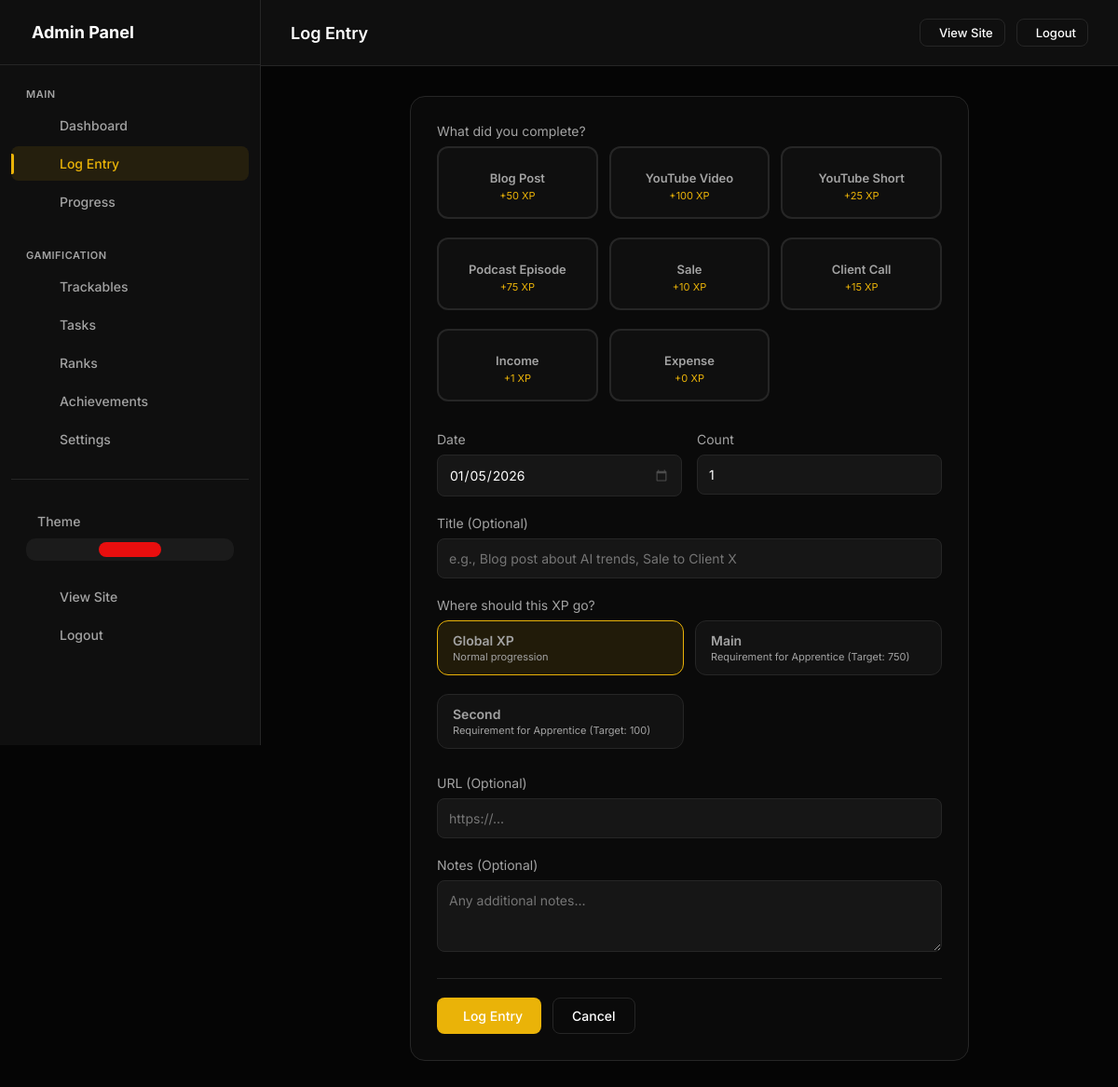
Page /admin/log (signed in) on the committed database.
### models.py (models this page shows, shortened)
class TrackableType(db.Model):
    __tablename__ = 'trackable_types'
    id = db.Column(db.Integer, primary_key=True)
    user_id = db.Column(db.Integer, db.ForeignKey('users.id'), nullable=False, index=True)
    name = db.Column(db.String(100), nullable=False)  # "Blog Post", "YouTube Short", "Sale", etc.
    slug = db.Column(db.String(100), nullable=False)  # "blog_post", "youtube_short", "sale"
    description = db.Column(db.String(500))
    category = db.Column(db.String(50), default='content')  # 'content', 'task', 'metric', 'sales', 'finance'
    xp_per_unit = db.Column(db.Integer, default=10)  # Base XP earned per item
    xp_mode = db.Column(db.String(20), default='fixed')  # 'fixed', 'value_based', 'tiered'
    xp_multiplier = db.Column(db.Float, default=1.0)
    tiers_config = db.Column(db.Text)  # JSON: [{"name": "Bronze", "min": 0, "xp": 10}, {"name": "Silver", "min": 100, "xp": 50}]
    track_value = db.Column(db.Boolean, default=False)  # Track monetary/numeric value?
    value_label = db.Column(db.String(50), default='Value')  # "Price", "Amount", "Revenue", etc.
    value_prefix = db.Column(db.String(10), default='$')  # Currency symbol or unit
    value_suffix = db.Column(db.String(10), default='')  # e.g., "hrs", "units"
    icon = db.Column(db.String(50), default='ph-star')  # Phosphor icon name
    color = db.Column(db.String(20), default='#0ea5e9')  # Hex color
    emoji = db.Column(db.String(10))  # Optional emoji
    is_countable = db.Column(db.Boolean, default=True)  # Can you count multiple?
    track_duration = db.Column(db.Boolean, default=False)  # Track time/duration?
    track_views = db.Column(db.Boolean, default=False)  # Track views?
    allows_negative = db.Column(db.Boolean, default=False)  # Allow negative values (for expenses)?
    daily_goal = db.Column(db.Integer, default=0)  # Daily target (0 = no goal)
    weekly_goal = db.Column(db.Integer, default=0)  # Weekly target
    monthly_goal = db.Column(db.Integer, default=0)  # Monthly target
    value_goal = db.Column(db.Float, default=0)  # Value-based goal (e.g., $1000 in sales)
    display_order = db.Column(db.Integer, default=0)
    is_active = db.Column(db.Boolean, default=True)
    is_pinned = db.Column(db.Boolean, default=False)  # Show on dashboard
    created_at = db.Column(db.DateTime, default=datetime.utcnow)
    updated_at = db.Column(db.DateTime, default=datetime.utcnow, onupdate=datetime.utcnow)
    expense_threshold = db.Column(db.Float, default=0) # For expense trackables: Diff between threshold and value earns XP
    entries = db.relationship('TrackableEntry', backref='trackable_type', lazy=True, cascade='all, delete-orphan')
    def calculate_xp_for_entry(self, count=1, value=0):
        if self.track_value:
            if self.category in ('sales', 'finance', 'income'):
                return int(abs(value) * (self.xp_multiplier or 1.0))
            elif (self.category == 'expense' or self.expense_threshold > 0):
                diff = max(0, self.expense_threshold - abs(value))
                return int(diff * (self.xp_multiplier or 1.0))
        if self.xp_mode == 'fixed':
            return count * self.xp_per_unit
        elif self.xp_mode == 'value_based' and value:
            return int(abs(value) * (self.xp_multiplier or 1.0))
        return count * self.xp_per_unit

class UserSettings(db.Model):
    __tablename__ = 'user_settings'
    id = db.Column(db.Integer, primary_key=True)
    user_id = db.Column(db.Integer, db.ForeignKey('users.id'), nullable=False, unique=True, index=True)
    accent_color = db.Column(db.String(20), default='#e90e0e')
    points_name = db.Column(db.String(20), default='XP')  # "XP", "Points", "Coins", etc.
    points_icon = db.Column(db.String(50), default='ph-lightning')
    daily_xp_goal = db.Column(db.Integer, default=50)
    perfect_day_bonus = db.Column(db.Integer, default=50)
    perfect_week_bonus = db.Column(db.Integer, default=500)
    streak_bonus_per_day = db.Column(db.Integer, default=5)  # Extra XP per streak day
    show_xp_animations = db.Column(db.Boolean, default=True)
    dark_mode = db.Column(db.Boolean, default=True)
    compact_view = db.Column(db.Boolean, default=False)
    show_dashboard_header = db.Column(db.Boolean, default=True)
    enable_youtube_sync = db.Column(db.Boolean, default=False)
    created_at = db.Column(db.DateTime, default=datetime.utcnow)
    updated_at = db.Column(db.DateTime, default=datetime.utcnow, onupdate=datetime.utcnow)

class RankCondition(db.Model):
    __tablename__ = 'rank_conditions'
    id = db.Column(db.Integer, primary_key=True)
    rank_id = db.Column(db.Integer, db.ForeignKey('custom_ranks.id'), nullable=False, index=True)
    condition_type = db.Column(db.String(50), nullable=False)  # See CONDITION_TYPES below
    threshold = db.Column(db.Integer, nullable=False)  # The value that must be reached
    custom_name = db.Column(db.String(100))  # User-defined name for this condition
    is_bucket = db.Column(db.Boolean, default=False)  # If True, only allocated entries count
    trackable_slug = db.Column(db.String(100))  # Used when condition_type is 'trackable_xp' or 'trackable_count'
    created_at = db.Column(db.DateTime, default=datetime.utcnow)
    def check_condition(self, user_id):
        from datetime import timedelta
        user = User.query.get(user_id)
        if not user:
            return False, 0
        current_value = 0
        if self.condition_type == 'total_xp':
            if self.is_bucket:
                entries = TrackableEntry.query.filter_by(
                    user_id=user_id,
                    allocated_condition_id=self.id
                ).all()
                trackable_xp = sum(entry.get_xp() for entry in entries)
                completions = TaskCompletion.query.filter_by(
                    user_id=user_id,
                    allocated_condition_id=self.id
                ).all()
                task_xp = sum(c.xp_earned for c in completions)
                current_value = trackable_xp + task_xp
            else:
                current_value = user.get_total_xp()
        elif self.condition_type == 'youtube_subscribers':
            current_value = user.youtube_subscribers or 0
        elif self.condition_type == 'youtube_total_views':
            from sqlalchemy import func
            long_views = db.session.query(func.sum(YouTubeVideo.views)).filter_by(user_id=user_id).scalar() or 0
            short_views = db.session.query(func.sum(Short.views)).filter_by(user_id=user_id).scalar() or 0
            current_value = long_views + short_views
        elif self.condition_type == 'youtube_long_count':
            current_value = YouTubeVideo.query.filter_by(user_id=user_id).count()
        elif self.condition_type == 'youtube_short_count':
            current_value = Short.query.filter_by(user_id=user_id).count()
        elif self.condition_type == 'youtube_long_views':
            from sqlalchemy import func
            current_value = db.session.query(func.sum(YouTubeVideo.views)).filter_by(user_id=user_id).scalar() or 0
        elif self.condition_type == 'youtube_short_views':
            from sqlalchemy import func
            current_value = db.session.query(func.sum(Short.views)).filter_by(user_id=user_id).scalar() or 0
        elif self.condition_type == 'streak_current':
            streak = Streak.query.filter_by(
                user_id=user_id,
                streak_type='daily_xp'
            ).first()
            current_value = streak.current_count if streak else 0
        elif self.condition_type == 'streak_longest':
            streak = Streak.query.filter_by(
                user_id=user_id,
                streak_type='daily_xp'
            ).first()
            current_value = streak.longest_count if streak else 0
        elif self.condition_type == 'tasks_completed':
            current_value = TaskCompletion.query.filter_by(user_id=user_id).count()
        elif self.condition_type == 'total_days_active':
            from sqlalchemy import func
            current_value = db.session.query(func.count(func.distinct(func.date(TrackableEntry.created_at))))\
                .filter_by(user_id=user_id).scalar() or 0
        elif self.condition_type == 'total_goals_met':
            current_value = DailyLog.query.filter_by(user_id=user_id, goal_met=True).count()
        elif self.condition_type == 'youtube_total_count':
            long_count = YouTubeVideo.query.filter_by(user_id=user_id).count()
            short_count = Short.query.filter_by(user_id=user_id).count()
            current_value = long_count + short_count
        elif self.condition_type == 'achievements_unlocked':
            current_value = UserAchievement.query.filter_by(user_id=user_id).count()
        return current_value >= self.threshold, current_value

class CustomRank(db.Model):
    __tablename__ = 'custom_ranks'
    id = db.Column(db.Integer, primary_key=True)
    user_id = db.Column(db.Integer, db.ForeignKey('users.id'), nullable=False, index=True)
    level = db.Column(db.Integer, nullable=False, default=1)  # Numeric level
    name = db.Column(db.String(100), nullable=False)  # "Beginner", "Expert", etc.
    code = db.Column(db.String(10))  # Short code like "BT", "MS"
    description = db.Column(db.String(500))
    min_xp = db.Column(db.Integer, nullable=True)  # XP needed to reach this rank (nullable for multi-condition ranks)
    icon = db.Column(db.String(100))  # Icon path or phosphor icon
    color = db.Column(db.String(20), default='#666666')
    badge_image = db.Column(db.String(500))  # Path to badge image
    is_max_rank = db.Column(db.Boolean, default=False)
    created_at = db.Column(db.DateTime, default=datetime.utcnow)
    updated_at = db.Column(db.DateTime, default=datetime.utcnow, onupdate=datetime.utcnow)
    conditions = db.relationship('RankCondition', backref='rank', lazy=True, cascade='all, delete-orphan')
    def check_conditions_met(self, user_id):
        all_met = True
        progress = {}
        for condition in self.conditions:
            is_met, current_value = condition.check_condition(user_id)
            progress[condition.id] = {
                'type': condition.condition_type,
                'threshold': condition.threshold,
                'current': current_value,
                'met': is_met,
                'custom_name': condition.custom_name,
                'trackable_slug': condition.trackable_slug
            }
            if not is_met:
                all_met = False
        return all_met, progress

### app.py (the view, shortened to what this page needs)
    @app.route('/admin/log', methods=['GET', 'POST'])
    @admin_required
    def admin_log_entry():
        stats = get_user_stats()
        next_rank = stats['next_rank']
        buckets = []
        if next_rank:
            buckets = [c for c in next_rank.conditions if c.is_bucket]
        return render_template('admin/log_entry.html',
                               trackables=stats['trackables'],
                               buckets=buckets,
                               next_rank=next_rank,
                               selected_trackable_id=request.args.get('trackable', type=int),
                               today=date.today())

### templates/admin/log_entry.html (shortened to what this page needs)
{% extends "admin/base.html" %}
{% block page_title %}Log Entry{% endblock %}
{% block content %}
<div class="log-container">
    <form method="post" class="log-card">
        <div class="form-group">
            <label>What did you complete?</label>
            <div class="trackable-selector">
                {% for t in trackables %}
                <label class="trackable-option" onclick="selectTrackable({{ t.id }}, event)">
                    <div class="trackable-option-name">{{ t.name }}</div>
                    <div class="trackable-option-xp">+{{ t.xp_per_unit }} XP</div>
                </label>
                {% endfor %}
            </div>
        </div>
        <div class="form-row">
            <div class="form-group">
                <label> Date</label>
                <input type="date" name="date" value="{{ today if today else '' }}">
            </div>
            <div class="form-group">
                <label> Count</label>
                <input type="number" name="count" value="1" min="1">
            </div>
        </div>
        <div class="form-group">
            <label> Title (Optional)</label>
            <input type="text" name="title" placeholder="e.g., Blog post about AI trends, Sale to Client X">
        </div>
        {% if buckets %}
        <div class="form-group">
            <label> Where should this {{ points_name }} go?</label>
            <div class="bucket-selector" id="bucketSelector">
                <label class="bucket-option active" onclick="selectBucket(this)">
                    <div class="bucket-name">Global {{ points_name }}</div>
                    <div class="bucket-desc">Normal progression</div>
                </label>
                {% for b in buckets %}
                <label class="bucket-option" onclick="selectBucket(this)">
                    <div class="bucket-name">{{ b.custom_name or 'Bucket' }}</div>
                    <div class="bucket-desc">Requirement for {{ next_rank.name if next_rank else 'Next Rank' }}
                        (Target: {{ b.threshold }})</div>
                </label>
                {% endfor %}
            </div>
        </div>
        {% endif %}
        <div class="form-group">
            <label> URL (Optional)</label>
            <input type="url" name="url" placeholder="https://...">
        </div>
        <div class="form-group">
            <label> Notes (Optional)</label>
            <textarea name="notes" rows="3" placeholder="Any additional notes..."></textarea>
        </div>
        <div class="form-actions">
            <button type="submit" class="btn btn-primary">
                 Log Entry
            </button>
            <a href="{{ url_for('admin_dashboard') }}" class="btn btn-outline">Cancel</a>
        </div>
    </form>
</div>
{% endblock %}

### rows in the picture
TrackableType: name "Blog Post", xp_per_unit "50"
TrackableType: name "YouTube Video", xp_per_unit "100"
TrackableType: name "YouTube Short", xp_per_unit "25"
TrackableType: name "Podcast Episode", xp_per_unit "75"
TrackableType: name "Sale", xp_per_unit "10"
TrackableType: name "Client Call", xp_per_unit "15"
TrackableType: name "Income", xp_per_unit "1"
TrackableType: name "Expense", xp_per_unit "0"
UserSettings: points_name "XP"
RankCondition: custom_name "Main", threshold "750"
CustomRank: name "Apprentice"
RankCondition: custom_name "Second", threshold "100"
